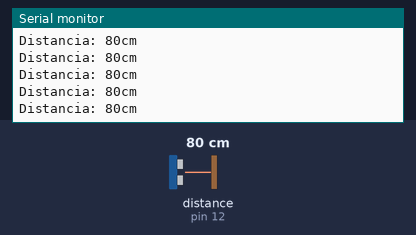
The sketch below on a simulated Arduino Uno, built with avr-gcc and run on an emulated ATmega328P. On the bench: the last lines printed to the serial monitor. Wiring (inferred from the names in the program): ultrasonic range finder: trigger pin 11; echo pin 12. The inputs (shaded band) are chosen by the test bench; at power-on: distance to the obstacle (sensor on pin 12) 80 cm. The echo pulse lasts 58.3 µs per cm.

Above: at 1.2 s.
1.3 s: distance to the obstacle (sensor on pin 12) set to 299 cm
At 1.62 s:
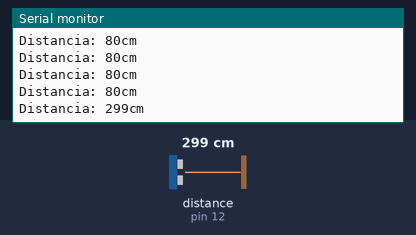
4.3 s: distance to the obstacle (sensor on pin 12) set to 2 cm
At 4.45 s:
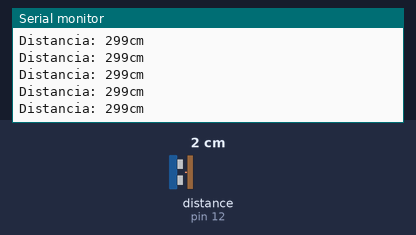
Timing chart, 0 to 7.3 s (numbered marks = the images above; inputs shaded):
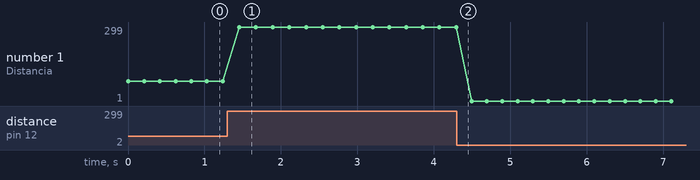

Measured:
- after the input at 1.3 s, the serial monitor: prints a new line after 0.16 s (image 1)
- plotted number 1: 80 → 299 after the input at 1.3 s, 299 → 1 after the input at 4.3 s

The sketch:

ultrasonico-serial.ino
```cpp
//
//      OHMIO ELECTRONICS!
//
/*
  Para conectar el sensor ultrasonico HC-SR04 se hace:
    VCC   - 5V  del arduino
    GND   - GND del arduino
    TRIG  - Pin configurado en la variable trigPin (11 en el ejemplo) del arduino
    ECHO  - Pin configurado en la variable echoPin (12 en el ejemplo) del arduino
*/

// Variables para utilizar el sensor ultrasonico
int trigPin = 11;             // Pin de "Trigger" del Ultrasonico (HC-SR04)
int echoPin = 12;             // Pin de "Echo" del Ultrasonico (HC-SR04)
long duracion, distancia;     // Variables de duracion medida y distancia calculada


// Funcion de configuracion (solo se ejecuta al inicio)
void setup()
{
  Serial.begin(9600);           // Se configura el puerto serie a 9600 baudios (velocidad)
  pinMode (trigPin, OUTPUT);    // Configuramos como salida  el pin trigger del ultrasonico
  pinMode (echoPin, INPUT);     // Configuramos como entrada el pin echo del ultrasonico
}

// Ciclo principal (se ejecuta indefinidamente)
void loop()
{
  digitalWrite(trigPin, LOW);         // Apagamos el trigger
  delayMicroseconds(2);
  digitalWrite(trigPin, HIGH);        // Mandamos el pulso ultrasonico
  delayMicroseconds(10);              // Le damos una corta duracion al pulso
  digitalWrite(trigPin, LOW);         // Detenemos el pulso ultrasonico
  duracion = pulseIn (echoPin, HIGH); // Esperamos que el pin de Echo detecte el regreso de la senal enviada
  distancia = (duracion/58.2);        // Calculamos la distancia en base al tiempo que tardo en volver

  // Mostramos la informacion en el puerto serie
  //
  //      NOTA: Luego de cargarle el programa al arduino hacer lo siguiente:
  //            En el editor de Arduino presionar el icono de una LUPA, en la esquina superior derecha...
  //            En esta ventana podra verse lo que se envia con la instruccion Serial.print()
  //
  Serial.print ("Distancia: ");     // Escribe un mensaje (Serial.print)
  Serial.print(distancia);          // Escribe el valor de la variable en modo texto (ASCII) (Serial.print)
  Serial.println("cm");             // Escribe un mensaje pero agrega un salto de linea al final (Serial.println)
  delay(200);                       // Un retardo para que no llene tan rapido la ventana
}
```
